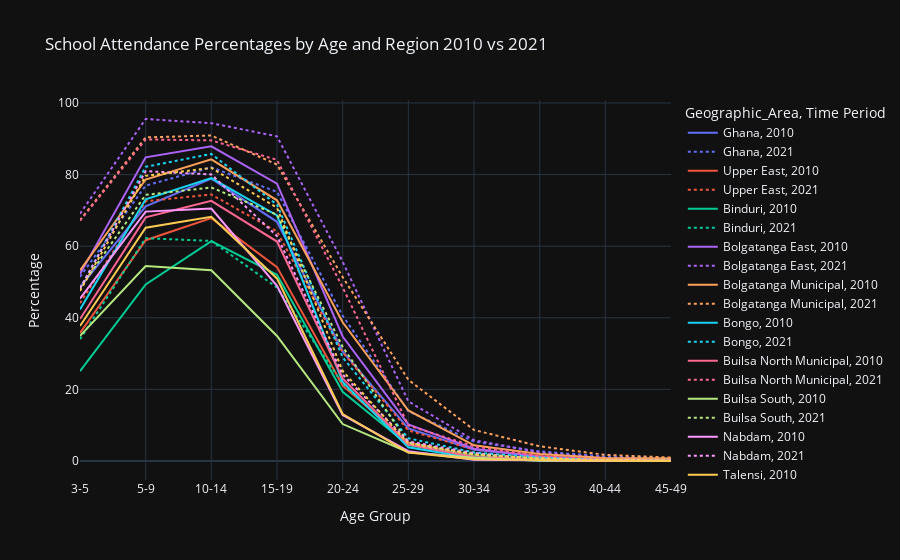

Notebook code for this chart:
### Markdown cell above
## Visualisations

### Code cell
percentage10['Time Period'] = '2010'
percentage21['Time Period'] = '2021'

percentage10 = percentage10.rename(columns={'3-4': '3-5'})
percentage21 = percentage21.rename(columns={'6-10': '5-9'})
percentage21 = percentage21.rename(columns={'11-14': '10-14'})

df_combined = pd.concat([percentage10, percentage21])

df_melt = df_combined.melt(id_vars=['Geographic_Area', 'Time Period'], var_name='Age Group', value_name='Percentage')

fig = px.line(df_melt, x='Age Group', y='Percentage', color='Geographic_Area', line_dash='Time Period',
              title='School Attendance Percentages by Age and Region 2010 vs 2021')
fig.update_layout(xaxis_type='category')
fig.show()

### Figure 1 — Plotly figure (JSON) as saved in the notebook; plotly's stock layout.template omitted (floating-point values rounded to 4 significant figures)
{"data": [{"hovertemplate": "Geographic_Area=Ghana<br>Time Period=2010<br>Age Group=%{x}<br>Percentage=%{y}<extra></extra>", "legendgroup": "Ghana, 2010", "line": {"color": "#636efa", "dash": "solid"}, "marker": {"symbol": "circle"}, "mode": "lines", "name": "Ghana, 2010", "orientation": "v", "showlegend": true, "type": "scatter", "x": ["3-5", "5-9", "10-14", "15-19", "20-24", "25-29", "30-34", "35-39", "40-44", "45-49"], "xaxis": "x", "y": [48.57, 71.14, 78.88, 66.81, 30.59, 9.103, 3.121, 1.246, 0.6666, 0.5415], "yaxis": "y"}, {"hovertemplate": "Geographic_Area=Ghana<br>Time Period=2021<br>Age Group=%{x}<br>Percentage=%{y}<extra></extra>", "legendgroup": "Ghana, 2021", "line": {"color": "#636efa", "dash": "dot"}, "marker": {"symbol": "circle"}, "mode": "lines", "name": "Ghana, 2021", "orientation": "v", "showlegend": true, "type": "scatter", "x": ["3-5", "5-9", "10-14", "15-19", "20-24", "25-29", "30-34", "35-39", "40-44", "45-49"], "xaxis": "x", "y": [51.45, 76.91, 82.03, 75.18, 40.56, 13.94, 5.399, 2.685, 1.289, 0.7896], "yaxis": "y"}, {"hovertemplate": "Geographic_Area=Upper East<br>Time Period=2010<br>Age Group=%{x}<br>Percentage=%{y}<extra></extra>", "legendgroup": "Upper East, 2010", "line": {"color": "#EF553B", "dash": "solid"}, "marker": {"symbol": "circle"}, "mode": "lines", "name": "Upper East, 2010", "orientation": "v", "showlegend": true, "type": "scatter", "x": ["3-5", "5-9", "10-14", "15-19", "20-24", "25-29", "30-34", "35-39", "40-44", "45-49"], "xaxis": "x", "y": [35.79, 61.67, 67.85, 54.16, 21.06, 5.167, 1.374, 0.4323, 0.1556, 0.1176], "yaxis": "y"}, {"hovertemplate": "Geographic_Area=Upper East<br>Time Period=2021<br>Age Group=%{x}<br>Percentage=%{y}<extra></extra>", "legendgroup": "Upper East, 2021", "line": {"color": "#EF553B", "dash": "dot"}, "marker": {"symbol": "circle"}, "mode": "lines", "name": "Upper East, 2021", "orientation": "v", "showlegend": true, "type": "scatter", "x": ["3-5", "5-9", "10-14", "15-19", "20-24", "25-29", "30-34", "35-39", "40-44", "45-49"], "xaxis": "x", "y": [44.08, 72.54, 74.45, 64.09, 30.39, 8.533, 3.26, 1.408, 0.5382, 0.2631], "yaxis": "y"}, {"hovertemplate": "Geographic_Area=Binduri<br>Time Period=2010<br>Age Group=%{x}<br>Percentage=%{y}<extra></extra>", "legendgroup": "Binduri, 2010", "line": {"color": "#00cc96", "dash": "solid"}, "marker": {"symbol": "circle"}, "mode": "lines", "name": "Binduri, 2010", "orientation": "v", "showlegend": true, "type": "scatter", "x": ["3-5", "5-9", "10-14", "15-19", "20-24", "25-29", "30-34", "35-39", "40-44", "45-49"], "xaxis": "x", "y": [25.07, 49.32, 61.43, 52.02, 19.34, 4.456, 1.278, 0.1902, 0.06497, 0.03646], "yaxis": "y"}, {"hovertemplate": "Geographic_Area=Binduri<br>Time Period=2021<br>Age Group=%{x}<br>Percentage=%{y}<extra></extra>", "legendgroup": "Binduri, 2021", "line": {"color": "#00cc96", "dash": "dot"}, "marker": {"symbol": "circle"}, "mode": "lines", "name": "Binduri, 2021", "orientation": "v", "showlegend": true, "type": "scatter", "x": ["3-5", "5-9", "10-14", "15-19", "20-24", "25-29", "30-34", "35-39", "40-44", "45-49"], "xaxis": "x", "y": [34.03, 62.24, 61.45, 48.44, 21.57, 4.753, 2.204, 0.5674, 0.2899, 0.1089], "yaxis": "y"}, {"hovertemplate": "Geographic_Area=Bolgatanga East<br>Time Period=2010<br>Age Group=%{x}<br>Percentage=%{y}<extra></extra>", "legendgroup": "Bolgatanga East, 2010", "line": {"color": "#ab63fa", "dash": "solid"}, "marker": {"symbol": "circle"}, "mode": "lines", "name": "Bolgatanga East, 2010", "orientation": "v", "showlegend": true, "type": "scatter", "x": ["3-5", "5-9", "10-14", "15-19", "20-24", "25-29", "30-34", "35-39", "40-44", "45-49"], "xaxis": "x", "y": [52.2, 84.82, 87.9, 77.44, 34.78, 10.22, 3.41, 1.102, 0.2567, 0.1926], "yaxis": "y"}, {"hovertemplate": "Geographic_Area=Bolgatanga East<br>Time Period=2021<br>Age Group=%{x}<br>Percentage=%{y}<extra></extra>", "legendgroup": "Bolgatanga East, 2021", "line": {"color": "#ab63fa", "dash": "dot"}, "marker": {"symbol": "circle"}, "mode": "lines", "name": "Bolgatanga East, 2021", "orientation": "v", "showlegend": true, "type": "scatter", "x": ["3-5", "5-9", "10-14", "15-19", "20-24", "25-29", "30-34", "35-39", "40-44", "45-49"], "xaxis": "x", "y": [69.08, 95.52, 94.36, 90.68, 55.66, 16.65, 5.815, 2.41, 0.8541, 0.479], "yaxis": "y"}, {"hovertemplate": "Geographic_Area=Bolgatanga Municipal<br>Time Period=2010<br>Age Group=%{x}<br>Percentage=%{y}<extra></extra>", "legendgroup": "Bolgatanga Municipal, 2010", "line": {"color": "#FFA15A", "dash": "solid"}, "marker": {"symbol": "circle"}, "mode": "lines", "name": "Bolgatanga Municipal, 2010", "orientation": "v", "showlegend": true, "type": "scatter", "x": ["3-5", "5-9", "10-14", "15-19", "20-24", "25-29", "30-34", "35-39", "40-44", "45-49"], "xaxis": "x", "y": [53.25, 78.62, 84.24, 72.81, 38.75, 14.11, 4.376, 1.967, 0.8206, 0.7295], "yaxis": "y"}, {"hovertemplate": "Geographic_Area=Bolgatanga Municipal<br>Time Period=2021<br>Age Group=%{x}<br>Percentage=%{y}<extra></extra>", "legendgroup": "Bolgatanga Municipal, 2021", "line": {"color": "#FFA15A", "dash": "dot"}, "marker": {"symbol": "circle"}, "mode": "lines", "name": "Bolgatanga Municipal, 2021", "orientation": "v", "showlegend": true, "type": "scatter", "x": ["3-5", "5-9", "10-14", "15-19", "20-24", "25-29", "30-34", "35-39", "40-44", "45-49"], "xaxis": "x", "y": [67.28, 90.38, 90.92, 82.8, 51.37, 22.69, 8.673, 4.112, 1.704, 0.9584], "yaxis": "y"}, {"hovertemplate": "Geographic_Area=Bongo<br>Time Period=2010<br>Age Group=%{x}<br>Percentage=%{y}<extra></extra>", "legendgroup": "Bongo, 2010", "line": {"color": "#19d3f3", "dash": "solid"}, "marker": {"symbol": "circle"}, "mode": "lines", "name": "Bongo, 2010", "orientation": "v", "showlegend": true, "type": "scatter", "x": ["3-5", "5-9", "10-14", "15-19", "20-24", "25-29", "30-34", "35-39", "40-44", "45-49"], "xaxis": "x", "y": [42.3, 73.08, 79.0, 68.58, 22.1, 3.816, 0.755, 0.1545, 0.0219, 0.01227], "yaxis": "y"}, {"hovertemplate": "Geographic_Area=Bongo<br>Time Period=2021<br>Age Group=%{x}<br>Percentage=%{y}<extra></extra>", "legendgroup": "Bongo, 2021", "line": {"color": "#19d3f3", "dash": "dot"}, "marker": {"symbol": "circle"}, "mode": "lines", "name": "Bongo, 2021", "orientation": "v", "showlegend": true, "type": "scatter", "x": ["3-5", "5-9", "10-14", "15-19", "20-24", "25-29", "30-34", "35-39", "40-44", "45-49"], "xaxis": "x", "y": [48.13, 82.17, 85.77, 71.59, 28.94, 6.349, 2.4, 0.9457, 0.1594, 0.1022], "yaxis": "y"}, {"hovertemplate": "Geographic_Area=Builsa North Municipal<br>Time Period=2010<br>Age Group=%{x}<br>Percentage=%{y}<extra></extra>", "legendgroup": "Builsa North Municipal, 2010", "line": {"color": "#FF6692", "dash": "solid"}, "marker": {"symbol": "circle"}, "mode": "lines", "name": "Builsa North Municipal, 2010", "orientation": "v", "showlegend": true, "type": "scatter", "x": ["3-5", "5-9", "10-14", "15-19", "20-24", "25-29", "30-34", "35-39", "40-44", "45-49"], "xaxis": "x", "y": [39.65, 68.05, 72.66, 61.29, 23.05, 4.567, 1.095, 0.4453, 0.1322, 0.1465], "yaxis": "y"}, {"hovertemplate": "Geographic_Area=Builsa North Municipal<br>Time Period=2021<br>Age Group=%{x}<br>Percentage=%{y}<extra></extra>", "legendgroup": "Builsa North Municipal, 2021", "line": {"color": "#FF6692", "dash": "dot"}, "marker": {"symbol": "circle"}, "mode": "lines", "name": "Builsa North Municipal, 2021", "orientation": "v", "showlegend": true, "type": "scatter", "x": ["3-5", "5-9", "10-14", "15-19", "20-24", "25-29", "30-34", "35-39", "40-44", "45-49"], "xaxis": "x", "y": [67.12, 89.81, 89.55, 84.1, 48.53, 9.941, 4.079, 1.365, 0.3178, 0.05841], "yaxis": "y"}, {"hovertemplate": "Geographic_Area=Builsa South<br>Time Period=2010<br>Age Group=%{x}<br>Percentage=%{y}<extra></extra>", "legendgroup": "Builsa South, 2010", "line": {"color": "#B6E880", "dash": "solid"}, "marker": {"symbol": "circle"}, "mode": "lines", "name": "Builsa South, 2010", "orientation": "v", "showlegend": true, "type": "scatter", "x": ["3-5", "5-9", "10-14", "15-19", "20-24", "25-29", "30-34", "35-39", "40-44", "45-49"], "xaxis": "x", "y": [34.93, 54.47, 53.28, 34.93, 10.32, 2.464, 0.9152, 0.1016, 0.02178, 0.06002], "yaxis": "y"}, {"hovertemplate": "Geographic_Area=Builsa South<br>Time Period=2021<br>Age Group=%{x}<br>Percentage=%{y}<extra></extra>", "legendgroup": "Builsa South, 2021", "line": {"color": "#B6E880", "dash": "dot"}, "marker": {"symbol": "circle"}, "mode": "lines", "name": "Builsa South, 2021", "orientation": "v", "showlegend": true, "type": "scatter", "x": ["3-5", "5-9", "10-14", "15-19", "20-24", "25-29", "30-34", "35-39", "40-44", "45-49"], "xaxis": "x", "y": [48.33, 74.34, 76.39, 68.8, 31.88, 5.157, 1.834, 0.7698, 0.2607, 0.09141], "yaxis": "y"}, {"hovertemplate": "Geographic_Area=Nabdam<br>Time Period=2010<br>Age Group=%{x}<br>Percentage=%{y}<extra></extra>", "legendgroup": "Nabdam, 2010", "line": {"color": "#FF97FF", "dash": "solid"}, "marker": {"symbol": "circle"}, "mode": "lines", "name": "Nabdam, 2010", "orientation": "v", "showlegend": true, "type": "scatter", "x": ["3-5", "5-9", "10-14", "15-19", "20-24", "25-29", "30-34", "35-39", "40-44", "45-49"], "xaxis": "x", "y": [45.32, 69.65, 70.52, 48.94, 12.87, 2.727, 0.3248, 0.09867, 0.07651, 0.0], "yaxis": "y"}, {"hovertemplate": "Geographic_Area=Nabdam<br>Time Period=2021<br>Age Group=%{x}<br>Percentage=%{y}<extra></extra>", "legendgroup": "Nabdam, 2021", "line": {"color": "#FF97FF", "dash": "dot"}, "marker": {"symbol": "circle"}, "mode": "lines", "name": "Nabdam, 2021", "orientation": "v", "showlegend": true, "type": "scatter", "x": ["3-5", "5-9", "10-14", "15-19", "20-24", "25-29", "30-34", "35-39", "40-44", "45-49"], "xaxis": "x", "y": [48.22, 80.95, 80.04, 62.82, 24.16, 5.461, 2.205, 0.4552, 0.2396, 0.05767], "yaxis": "y"}, {"hovertemplate": "Geographic_Area=Talensi<br>Time Period=2010<br>Age Group=%{x}<br>Percentage=%{y}<extra></extra>", "legendgroup": "Talensi, 2010", "line": {"color": "#FECB52", "dash": "solid"}, "marker": {"symbol": "circle"}, "mode": "lines", "name": "Talensi, 2010", "orientation": "v", "showlegend": true, "type": "scatter", "x": ["3-5", "5-9", "10-14", "15-19", "20-24", "25-29", "30-34", "35-39", "40-44", "45-49"], "xaxis": "x", "y": [37.69, 65.18, 68.21, 51.0, 13.13, 2.367, 0.5046, 0.2032, 0.08337, 0.0], "yaxis": "y"}, {"hovertemplate": "Geographic_Area=Talensi<br>Time Period=2021<br>Age Group=%{x}<br>Percentage=%{y}<extra></extra>", "legendgroup": "Talensi, 2021", "line": {"color": "#FECB52", "dash": "dot"}, "marker": {"symbol": "circle"}, "mode": "lines", "name": "Talensi, 2021", "orientation": "v", "showlegend": true, "type": "scatter", "x": ["3-5", "5-9", "10-14", "15-19", "20-24", "25-29", "30-34", "35-39", "40-44", "45-49"], "xaxis": "x", "y": [47.5, 79.65, 81.85, 70.73, 25.13, 4.859, 1.752, 0.7175, 0.3002, 0.08918], "yaxis": "y"}], "layout": {"legend": {"title": {"text": "Geographic_Area, Time Period"}, "tracegroupgap": 0}, "title": {"text": "School Attendance Percentages by Age and Region 2010 vs 2021"}, "xaxis": {"anchor": "y", "domain": [0.0, 1.0], "title": {"text": "Age Group"}, "type": "category"}, "yaxis": {"anchor": "x", "domain": [0.0, 1.0], "title": {"text": "Percentage"}}}}
